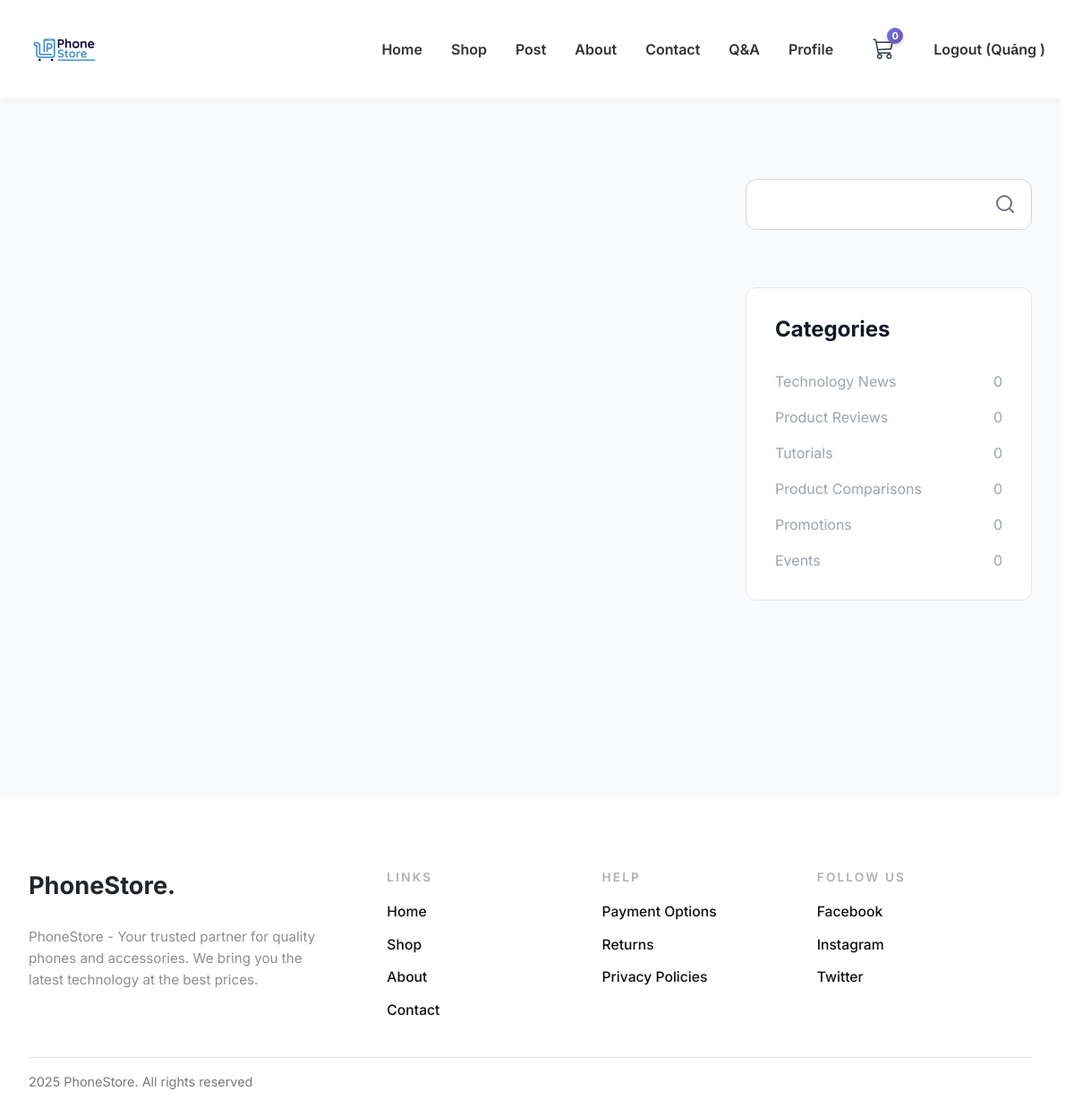
Screenshot of /index.php?page=post (signed in) with the database file from the repository.
### tables this page shows
CREATE TABLE `post_categories` (
  `id` int(11) NOT NULL,
  `name` varchar(100) NOT NULL,
  `slug` varchar(100) NOT NULL,
  `description` text DEFAULT NULL,
  `color` varchar(7) DEFAULT NULL,
  `display_order` int(11) DEFAULT 0,
  `status` enum('active','inactive') DEFAULT 'active',
  `created_at` timestamp NOT NULL DEFAULT current_timestamp()
);

### controllers/PostController.php (called while the page is built, shortened)
<?php
require_once 'config/db.php';
require_once 'models/PostModel.php';
class PostController {
    private $postModel;
    public function __construct() {
        $database = new Database();
        $this->pdo = $database->connect();
        $this->postModel = new PostModel($this->pdo);
    }
    public function index() {
        $categories = $this->postModel->getCategories();
        include 'views/client/post.php';
    }
}
?>

### models/SettingModel.php (called while the page is built, shortened)
<?php
class SettingModel {
    private $settingsFile;
    private $settings = null;
    public function __construct() {
        $this->settingsFile = __DIR__ . '/../config/site_settings.json';
    }
    private function loadSettings() {
        $json = file_get_contents($this->settingsFile);
        $this->settings = json_decode($json, true);
    }
    public function get($key, $default = null) {
        $keys = explode('.', $key);
        $value = $this->settings;
        foreach ($keys as $k) {
            $value = $value[$k];
        }
        return $value;
    }
}

### helpers/settings_helper.php (called while the page is built, shortened)
<?php
require_once __DIR__ . '/../models/SettingModel.php';
global $settingModel;
if (!isset($settingModel)) {
    $settingModel = new SettingModel();
}
function getSetting($key, $default = '') {
    global $settingModel;
    static $cache = [];
    if (isset($cache[$key])) {
        return $cache[$key];
    }
    $value = $settingModel->get($key, $default);
    $cache[$key] = $value;
    return $value;
}
function getImageUrl($imagePath) {
    if (file_exists($imagePath)) {
        $timestamp = filemtime($imagePath);
        return $imagePath . '?v=' . $timestamp;
    }
    return $imagePath . '?v=1';
}

### models/CartModel.php (called while the page is built, shortened)
<?php
class CartModel {
    public static function getItemCount() {
        $count = 0;
        return $count;
    }
}
?>

### config/db.php (called while the page is built, shortened)
<?php
$db_host = '127.0.0.1';
$db_user = 'root';
$db_pass = '';
$db_name = 'phone_shop';
$db_port = '3307';
class Database {
    private $host;
    private $db_name;
    private $username;
    private $password;
    private $port;
    public function __construct() {
        global $db_host, $db_name, $db_user, $db_pass, $db_port;
        $this->host = $db_host;
        $this->db_name = $db_name;
        $this->username = $db_user;
        $this->password = $db_pass;
        $this->port = $db_port;
    }
    public function connect() {
        $this->conn = null;
        try {
            $dsn = "mysql:host=" . $this->host . ";port=" . $this->port . ";dbname=" . $this->db_name . ";charset=utf8mb4";
            $options = [
                PDO::ATTR_ERRMODE => PDO::ERRMODE_EXCEPTION,
                PDO::ATTR_DEFAULT_FETCH_MODE => PDO::FETCH_ASSOC,
                PDO::ATTR_EMULATE_PREPARES => false,
            ];
            $this->conn = new PDO($dsn, $this->username, $this->password, $options);
        } catch(PDOException $e) {
            echo "Lỗi kết nối PDO: " . $e->getMessage();
            exit();
        }
        return $this->conn;
    }
}
?>

### models/PostModel.php (called while the page is built, shortened)
<?php
class PostModel {
    private $pdo;
    public function __construct($pdo) {
        $this->pdo = $pdo;
    }
    public function getCategories() {
        $query = "SELECT pc.*, COUNT(p.id) as post_count
            FROM post_categories pc
            LEFT JOIN posts p ON pc.id = p.category_id AND p.status = 'published'
            WHERE pc.status = 'active'
            GROUP BY pc.id
            ORDER BY pc.display_order ASC";
        try {
            $stmt = $this->pdo->prepare($query);
            $stmt->execute();
            return $stmt->fetchAll();
        } catch (PDOException $e) {
            error_log("Error getting categories: " . $e->getMessage());
            return [];
        }
    }
}
?>

### views/client/post.php (the view, shortened to what this page needs)
<?php
require_once 'helpers/settings_helper.php';
?>
<!DOCTYPE html>
<html lang="vi">
<head>
    <link href="https://cdn.jsdelivr.net/npm/bootstrap@5.3.3/dist/css/bootstrap.min.css" rel="stylesheet">
    <link rel="stylesheet" href="assets/css/style.css">
</head>
<body>
    <?php include 'views/layouts/header.php'; ?>
    <section class="post-page-section">
        <div class="container-default">
            <div class="post-page-layout">
                <div class="posts-list-container">
                </div>
                <div class="post-sidebar">
                    <div class="search-box">
                        <input
                            type="text"
                            id="searchInput"
                            class="search-input"
                            placeholder=""
                        />
                        <button id="searchBtn" class="search-btn">
                            <svg width="20" height="20" viewBox="0 0 20 20" fill="none">
                                <path d="M9 17A8 8 0 1 0 9 1a8 8 0 0 0 0 16zM19 19l-4.35-4.35" stroke="currentColor" stroke-width="2" stroke-linecap="round" stroke-linejoin="round"/>
                            </svg>
                        </button>
                    </div>
                    <div class="categories-sidebar">
                        <h3 class="categories-title">Categories</h3>
                        <div class="categories-list">
                            <?php foreach ($categories as $category): ?>
                            <button class="category-btn" data-category="<?php echo $category['id']; ?>">
                                <span class="category-name"><?php echo htmlspecialchars($category['name']); ?></span>
                                <span class="category-count"><?php echo $category['post_count']; ?></span>
                            </button>
                            <?php endforeach; ?>
                        </div>
                    </div>
                </div>
            </div>
        </div>
    </section>
    <?php include 'views/layouts/footer.php'; ?>
</body>
</html>

### index.php (shortened to what this page needs)
<?php
require_once 'config/db.php';
$page = isset($_GET['page']) ? $_GET['page'] : 'home';
switch ($page) {
    case 'post':
        require_once 'controllers/PostController.php';
        $controller = new PostController();
        $controller->index();
        break;
}
?>

### views/layouts/header.php (shortened to what this page needs)
<?php
require_once 'helpers/settings_helper.php';
require_once 'models/CartModel.php';
$cartCount = CartModel::getItemCount();
$isLoggedIn = isset($_SESSION['user_id']);
$username = $isLoggedIn ? $_SESSION['username'] : null;
$siteName = getSetting('general.site_name', 'PhoneStore');
$logoPath = getSetting('general.site_logo', 'assets/img/logo.jpg');
$siteLogo = getImageUrl($logoPath);
?>
<!DOCTYPE html>
<html lang="en">
<head>
    <link href="https://cdn.jsdelivr.net/npm/bootstrap@5.3.3/dist/css/bootstrap.min.css" rel="stylesheet">
    <link rel="stylesheet" href="https://cdn.jsdelivr.net/npm/bootstrap-icons@1.11.3/font/bootstrap-icons.min.css">
    <link rel="stylesheet" href="assets/css/style.css">
    <link rel="stylesheet" href="assets/css/admin.css">
</head>
<body>
<header class="main-header">
    <div class="nav-container">
      <div class="nav-logo">
        <a href="index.php?page=home">
            <img src="<?php echo htmlspecialchars($siteLogo); ?>" alt="<?php echo htmlspecialchars($siteName); ?> Logo">
        </a>
      </div>
      <nav class="nav-menu">
        <a href="index.php?page=home" class="nav-link">Home</a>
        <a href="index.php?page=shop" class="nav-link">Shop</a>
        <a href="index.php?page=post" class="nav-link">Post</a>
        <a href="index.php?page=about" class="nav-link">About</a>
        <a href="index.php?page=contact" class="nav-link">Contact</a>
        <a href="index.php?page=qna" class="nav-link">Q&A</a>
        <a href="index.php?page=profile" class="nav-link">Profile</a>
        <div class="cart-dropdown-wrapper">
            <?php if (!$isLoggedIn): ?>
                <a href="index.php?page=login_signup" class="cart-icon-btn"
                onclick="alert('You must log in to access the cart'); return true;">
                    <i class="bi bi-cart3"></i>
                    <span class="cart-badge" id="cartBadge"><?= $cartCount ?></span>
                </a>
            <?php else: ?>
                <button class="cart-icon-btn" id="cartIconBtn" type="button">
                    <i class="bi bi-cart3"></i>
                    <span class="cart-badge" id="cartBadge"><?= $cartCount ?></span>
                </button>
            <?php endif; ?>
        </div>
        <?php if ($isLoggedIn): ?>
            <a href="#" id="logout-btn" class="nav-link">Logout (<?= htmlspecialchars($username) ?>)</a>
        <?php else: ?>
            <a href="index.php?page=login_signup" class="nav-link nav-signup">Login</a>
        <?php endif; ?>
      </nav>
    </div>
</header>

### views/layouts/footer.php (shortened to what this page needs)
<section class="contact-footer-section">
  <div class="contact-container">
    <div class="contact-grid">
      <div>
        <div class="contact-brand-name"><?php echo htmlspecialchars(getSetting('general.site_name', 'PhoneStore')); ?>.</div>
        <p class="contact-address">
          <?php echo nl2br(htmlspecialchars(getSetting('footer.about_text', 'Your trusted partner for quality phones.'))); ?>
        </p>
      </div>
      <div>
        <div class="contact-column-title">Links</div>
        <ul class="contact-link-list">
          <li><a class="contact-link" href="index.php?page=home">Home</a></li>
          <li><a class="contact-link" href="index.php?page=shop">Shop</a></li>
          <li><a class="contact-link" href="index.php?page=about">About</a></li>
          <li><a class="contact-link" href="index.php?page=contact">Contact</a></li>
        </ul>
      </div>
      <div>
        <div class="contact-column-title">Help</div>
        <ul class="contact-link-list">
          <li><a class="contact-link" href="index.php?page=qna">Payment Options</a></li>
          <li><a class="contact-link" href="index.php?page=qna">Returns</a></li>
          <li><a class="contact-link" href="index.php?page=qna">Privacy Policies</a></li>
        </ul>
      </div>
      <div>
        <div class="contact-column-title">Follow Us</div>
        <ul class="contact-link-list">
          <?php if ($fbLink = getSetting('footer.social_facebook')): ?>
          <li><a class="contact-link" href="<?php echo htmlspecialchars($fbLink); ?>" target="_blank">Facebook</a></li>
          <?php endif; ?>
          <?php if ($igLink = getSetting('footer.social_instagram')): ?>
          <li><a class="contact-link" href="<?php echo htmlspecialchars($igLink); ?>" target="_blank">Instagram</a></li>
          <?php endif; ?>
          <?php if ($twLink = getSetting('footer.social_twitter')): ?>
          <li><a class="contact-link" href="<?php echo htmlspecialchars($twLink); ?>" target="_blank">Twitter</a></li>
          <?php endif; ?>
        </ul>
      </div>
    </div>
    <div class="contact-bottom-line">
      <?php echo date('Y'); ?> <?php echo htmlspecialchars(getSetting('general.site_name', 'PhoneStore')); ?>. All rights reserved
    </div>
  </div>
</section>

### assets/css/style.css (style rules this page uses)
body { font-family: 'Inter', sans-serif; margin: 0; padding: 0; padding-top: 100px; }
html { scrollbar-gutter: stable; }
.main-header { position: fixed; top: 0; left: 0; width: 100%; z-index: 1000; background-color: #ffffff; box-shadow: 0 2px 10px rgba(0,0,0,0.05); }
.nav-container { max-width: 1200px; margin: 0 auto; padding: 15px 32px; display: flex; align-items: center; justify-content: space-between; }
.nav-logo img { height: 80px; width: auto; display: block; }
.nav-menu { display: flex; align-items: center; gap: 32px; }
.nav-link { text-decoration: none; color: #333; font-weight: 600; font-size: 1rem; }
.contact-footer-section { padding: 80px 0 40px; }
.contact-container { max-width: 1200px; margin: 0 auto; padding: 0 32px; }
.contact-grid { display: grid; grid-template-columns: 2fr 1fr 1fr 1.5fr; column-gap: 80px; row-gap: 24px; align-items: flex-start; }
.contact-brand-name { font-size: 1.7rem; font-weight: 700; margin-bottom: 24px; }
.contact-address { color: #8d8d8d; line-height: 1.6; font-size: 0.95rem; }
.contact-column-title { color: #b0b0b0; font-weight: 600; letter-spacing: 0.16em; text-transform: uppercase; font-size: 0.85rem; margin-bottom: 16px; }
.contact-link-list { list-style: none; padding: 0; margin: 0; }
.contact-link-list li + li { margin-top: 12px; }
.contact-link { color: #111111; text-decoration: none; font-weight: 500; font-size: 0.98rem; }
.contact-bottom-line { border-top: 1px solid #e0e0e0; margin-top: 40px; padding-top: 16px; font-size: 0.9rem; color: #777777; }
.cart-dropdown-wrapper { position: relative; }
.cart-icon-btn { position: relative; background: none; border: none; cursor: pointer; font-size: 24px; color: #2c3e50; padding: 8px 12px; transition: color 0.3s; }
.cart-badge { position: absolute; top: 2px; right: 2px; background: linear-gradient(135deg, #667eea 0%, #764ba2 100%); color: white; font-size: 11px; font-weight: 700; min-width: 18px; height: 18px; border-radius: 50%; display: flex; align-items: center; justify-content: center; padding: 2px; box-shadow: 0 2px 4px rgba(0,0,0,0.2); }
body { padding-top: 120px; }
:root { --font-body: "Inter", sans-serif; --font-heading: "Poppins", sans-serif; --accent-color: rgba(184, 142, 47, 0.22); }
body { font-family: var(--font-body); background-color: #fff; margin: 0; padding: 0; }
.post-page-section { padding: 90px 0; background-color: #f9fafb; }
.post-page-section .container-default { width: 100%; max-width: 1200px; margin: 0 auto; padding: 0 32px; box-sizing: border-box; }
.post-page-layout { display: grid; grid-template-columns: 1fr 320px; gap: 40px; align-items: start; }
.posts-list-container { min-height: 600px; }
.post-sidebar { position: sticky; top: 120px; display: flex; flex-direction: column; gap: 24px; }
.search-box { position: relative; width: 100%; margin-bottom: 40px; }
.search-input { width: 100%; padding: 16px 50px 16px 20px; border: 1px solid #d1d5db; border-radius: 12px; font-size: 15px; transition: all 0.2s ease; background-color: white; }
.search-btn { position: absolute; right: 12px; top: 50%; transform: translateY(-50%); background: transparent; border: none; width: 36px; height: 36px; display: flex; align-items: center; justify-content: center; color: #6b7280; cursor: pointer; transition: color 0.2s ease; }
.categories-sidebar { background: white; border: 1px solid #e5e7eb; border-radius: 12px; padding: 32px; box-shadow: none; }
.categories-title { font-size: 24px; font-weight: 700; color: #111827; margin: 0 0 32px; }
.categories-list { display: flex; flex-direction: column; gap: 16px; }
.category-btn { display: flex; align-items: center; justify-content: space-between; width: 100%; padding: 0; border: none; border-radius: 0; background: transparent; font-size: 16px; font-weight: 400; color: #9ca3af; cursor: pointer; transition: all 0.2s ease; text-align: left; }
.category-name { flex: 1; }
.category-count { color: #9ca3af; font-size: 16px; margin-left: 8px; }
body { padding-top: 110px; }
body { overflow-x: hidden !important; overflow-y: auto !important; }
html { scroll-behavior: smooth; }

### rows the page displays
post_categories: name "Technology News", post_count "0"
post_categories: name "Product Reviews", post_count "0"
post_categories: name "Tutorials", post_count "0"
post_categories: name "Product Comparisons", post_count "0"
post_categories: name "Promotions", post_count "0"
post_categories: name "Events", post_count "0"

### other values shown
$cartCount "0"
$username "Quảng"
getSetting('general.site_name', 'PhoneStore') "PhoneStore"
